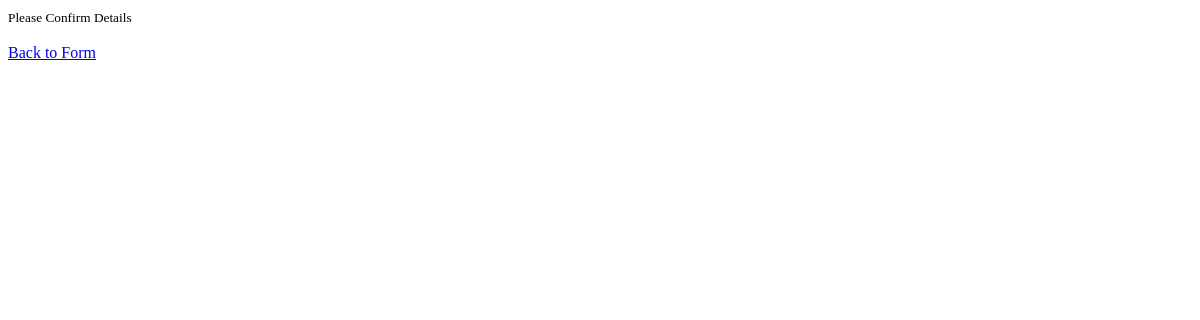
Before: /Results with the older database file.
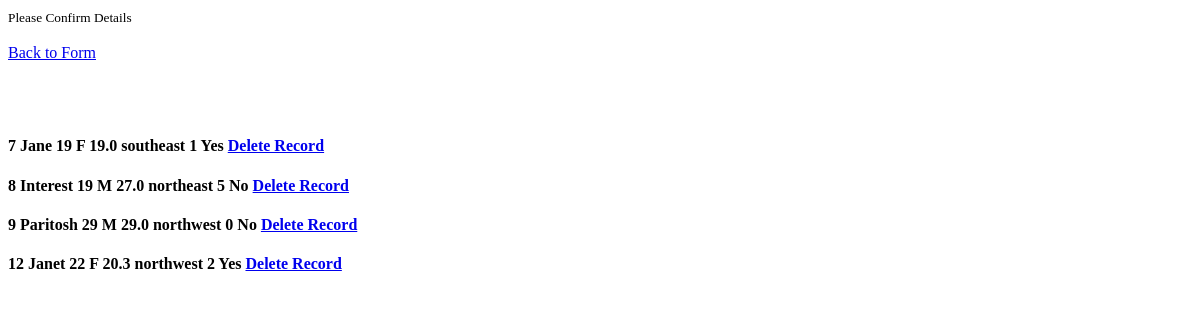
After: the same page with the newer database file.
### app.py (models this page shows)
class Friends(db.Model):
    ID = db.Column(db.Integer,primary_key=True,autoincrement=True)
    Name = db.Column(db.String(50),primary_key=False)
    Age = db.Column(db.Integer,nullable=False)
    Sex = db.Column(db.String(6),nullable=False)
    Bmi = db.Column(db.Float,nullable=False)
    Region = db.Column(db.String(12),nullable=False)
    Children = db.Column(db.Integer,nullable=False)
    Smoker = db.Column(db.String(4),nullable=False)

### app.py (the view)
@app.route('/Results',methods=['POST','GET'])
def Results():
    if request.method=="POST":
        name = request.form.get('name')
        age = request.form.get('age')
        sex = request.form.get('sex')
        bmi = request.form.get('bmi')
        region = request.form.get('region')
        children = request.form.get('children')
        smoker = request.form.get('smoker')
        pers_age=Friends(Age=age);
        pers_name = Friends(Name=name);
        pers_sex = Friends(Sex=sex);pers_bmi=Friends(Bmi=bmi);
        pers_region = Friends(Region=region);pers_children=Friends(Children=children);
        pers_smoker = Friends(Smoker = smoker)
        inp_data.append(f"{name}|{age}|{sex}|{bmi}|{region}|{children}|{smoker}")
        try:
            data1 = Friends(Name=name, Age=age, Sex=sex, Bmi=bmi, Region=region, Children=children,Smoker=smoker)
            db.session.add(data1)
            db.session.commit()
            return redirect("/Results")
        except Exception as e:
            return f'There was an error adding details {e}'
        return render_template("Results.html")
    else:
        names2 = Friends.query.order_by(Friends.ID)
        return render_template("Results.html",input_data = inp_data, inputs = names2)

### templates/Results.html (shortened to what this page needs)
<!DOCTYPE html>
<html lang="en">
    <head>
    </head>
<body>
    <div>
        <small>Please Confirm Details</small>
        <br><br>
    </div>
    <a href="/index">Back to Form</a>
    <br><br><br><br>
    {% for rows in inputs %}
    <h4>
        {{rows.ID}}
        {{rows.Name}}
        {{rows.Age}}
        {{rows.Sex}}
        {{rows.Bmi}}
        {{rows.Region}}
        {{rows.Children}}
        {{rows.Smoker}}
        <a href="/delete/{{rows.ID}}">Delete Record</a>
    </h4>
    {% endfor %}
    <br><br><br><br>
</body>

Changed rows visible on the page:
added Friends: ID "7", Name "Jane", Age "19", Sex "F", Bmi "19.0", Region "southeast", Children "1", Smoker "Yes"
added Friends: ID "8", Name "Interest", Age "19", Sex "M", Bmi "27.0", Region "northeast", Children "5", Smoker "No"
added Friends: ID "9", Name "Paritosh", Age "29", Sex "M", Bmi "29.0", Region "northwest", Children "0", Smoker "No"
added Friends: ID "12", Name "Janet", Age "22", Sex "F", Bmi "20.3", Region "northwest", Children "2", Smoker "Yes"
